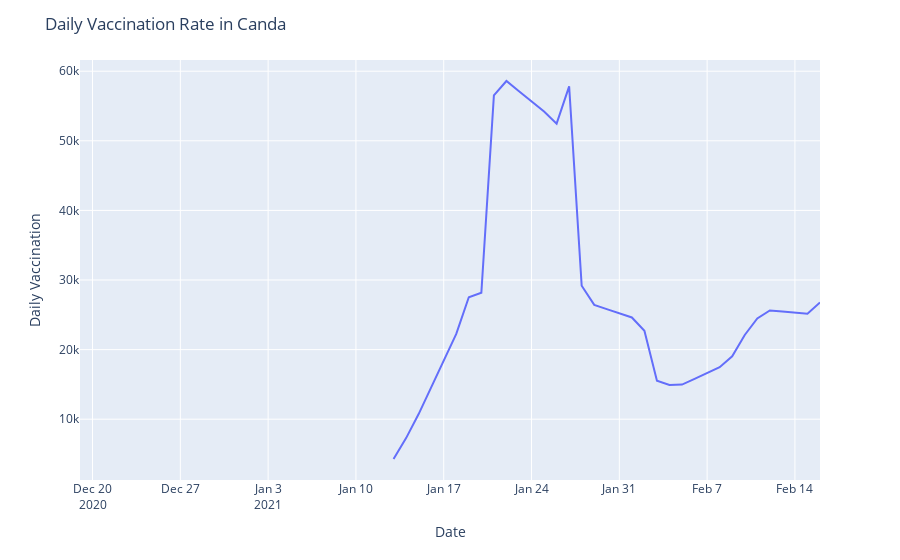

Notebook cell for this chart:
### Code cell
#Daily Vaccination Rate in Canada
px.line(df[df['country']=='Canada'],x='date',y='daily_vaccinations').update_layout(title = 'Daily Vaccination Rate in Canda',xaxis_title='Date',yaxis_title='Daily Vaccination' )

### Figure 1 — Plotly figure (JSON) as saved in the notebook; plotly's stock layout.template omitted (floating-point values rounded to 4 significant figures)
{"data": [{"hovertemplate": "date=%{x}<br>daily_vaccinations=%{y}<extra></extra>", "legendgroup": "", "line": {"color": "#636efa", "dash": "solid"}, "mode": "lines", "name": "", "orientation": "v", "showlegend": false, "type": "scatter", "x": ["2020-12-19", "2020-12-26", "2021-01-02", "2021-01-09", "2021-01-12", "2021-01-13", "2021-01-14", "2021-01-15", "2021-01-16", "2021-01-17", "2021-01-18", "2021-01-19", "2021-01-20", "2021-01-21", "2021-01-22", "2021-01-23", "2021-01-24", "2021-01-25", "2021-01-26", "2021-01-27", "2021-01-28", "2021-01-29", "2021-01-30", "2021-01-31", "2021-02-01", "2021-02-02", "2021-02-03", "2021-02-04", "2021-02-05", "2021-02-06", "2021-02-07", "2021-02-08", "2021-02-09", "2021-02-10", "2021-02-11", "2021-02-12", "2021-02-13", "2021-02-14", "2021-02-15", "2021-02-16"], "xaxis": "x", "y": [null, null, null, null, null, 4282, 7285, 10736, 14575, 18415, 22255, 27529, 28179, 56525, 58593, 57133, 55673, 54213, 52466, 57828, 29173, 26423, 25822, 25221, 24619, 22705, 15531, 14915, 14976, 15805, 16634, 17463, 19046, 22105, 24474, 25624, 25464, 25303, 25143, 26784], "yaxis": "y"}], "layout": {"legend": {"tracegroupgap": 0}, "margin": {"t": 60}, "title": {"text": "Daily Vaccination Rate in Canda"}, "xaxis": {"anchor": "y", "domain": [0, 1], "title": {"text": "Date"}}, "yaxis": {"anchor": "x", "domain": [0, 1], "title": {"text": "Daily Vaccination"}}}}
